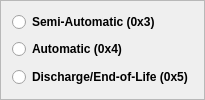
           <widget class="QFrame" name="frame_13">
            <property name="frameShape">
             <enum>QFrame::StyledPanel</enum>
            </property>
            <property name="frameShadow">
             <enum>QFrame::Raised</enum>
            </property>
            <layout class="QVBoxLayout" name="verticalLayout_17">
             <item>
              <widget class="QRadioButton" name="radioButton_singleAfe_24">
               <property name="minimumSize">
                <size>
                 <width>0</width>
                 <height>20</height>
                </size>
               </property>
               <property name="maximumSize">
                <size>
                 <width>16777215</width>
                 <height>20</height>
                </size>
               </property>
               <property name="styleSheet">
                <string notr="true">font: 12pt &quot;Calibri&quot;;
font-weight: 600; /* 设置字体粗细为600 */</string>
               </property>
               <property name="text">
                <string>Semi-Automatic (0x3)</string>
               </property>
              </widget>
             </item>
             <item>
              <widget class="QRadioButton" name="radioButton_singleAfe_25">
               <property name="minimumSize">
                <size>
                 <width>0</width>
                 <height>20</height>
                </size>
               </property>
               <property name="maximumSize">
                <size>
                 <width>16777215</width>
                 <height>30</height>
                </size>
               </property>
               <property name="styleSheet">
                <string notr="true">font: 12pt &quot;Calibri&quot;;
font-weight: 600; /* 设置字体粗细为600 */</string>
               </property>
               <property name="text">
                <string>Automatic (0x4)</string>
               </property>
              </widget>
             </item>
             <item>
              <widget class="QRadioButton" name="radioButton_singleAfe_26">
               <property name="minimumSize">
                <size>
                 <width>0</width>
                 <height>20</height>
                </size>
               </property>
               <property name="maximumSize">
                <size>
                 <width>16777215</width>
                 <height>30</height>
                </size>
               </property>
               <property name="styleSheet">
                <string notr="true">font: 12pt &quot;Calibri&quot;;
font-weight: 600; /* 设置字体粗细为600 */</string>
               </property>
               <property name="text">
                <string>Discharge/End-of-Life (0x5)</string>
               </property>
              </widget>
             </item>
            </layout>
           </widget>
